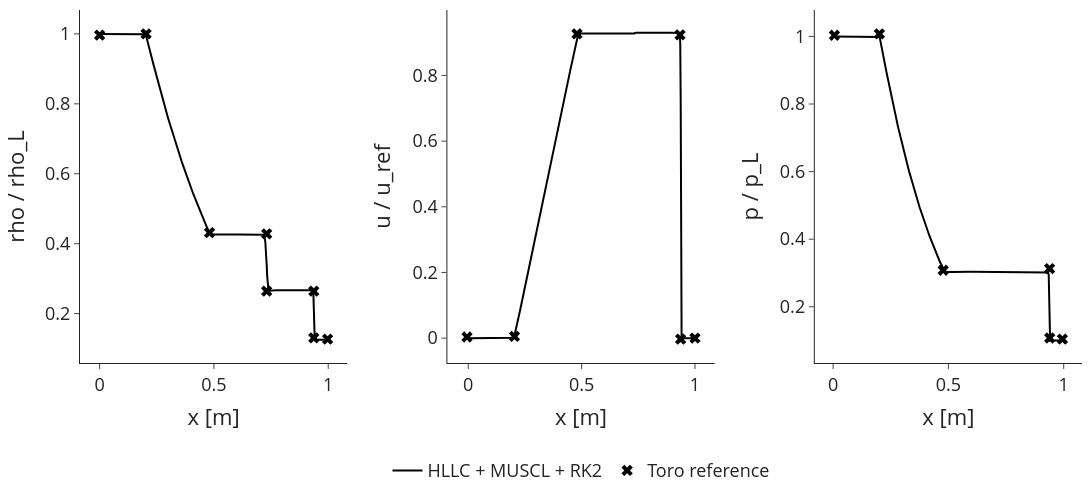

Here is the notebook cell this chart was saved with:
### Markdown cell above
# reference comparison

### Code cell
def run_scheme(flux_scheme, spatial_scheme, integrator_scheme):
    """Run the shock tube and return the snapshot closest to Toro's t* = 0.25."""
    _numerics = NumericsConfig(
        dt=dt,
        integrator_scheme=integrator_scheme,
        spatial_scheme=spatial_scheme,
        flux_scheme=flux_scheme,
        clipping=ClippingConfig(),
    )
    _eq = replace(eq_manager, numerics_config=_numerics)
    _U_hist, _t_hist = run_scan(
        U_init=U_init,
        mesh=mesh,
        equation_manager=_eq,
        t_final=t_final,
        save_interval=1,
    )
    _idx = int(jnp.argmin(jnp.abs(_t_hist - t_target)))
    _prim = extract_primitives_from_U(_U_hist[_idx], _eq)
    Y_f, rho_f, T_f, Tv_f, p_f = _prim.Y_s, _prim.rho, _prim.T, _prim.Tv, _prim.p
    u_f = _U_hist[_idx, :, _eq.species.n_species] / rho_f
    return (
        np.array(rho_f) / rho_L,
        np.array(u_f) / u_ref,
        np.array(p_f) / float(p_0[0]),
        float(_t_hist[_idx]),
    )


print("Running HLLC + MUSCL + RK2 ...")
rho_hllc, u_hllc, p_hllc, t_hllc = run_scheme("exact_riemann", "muscl", "rk2")
print(f"Comparing against Toro target t* = 0.25 at physical time {t_target:.6e} s")
print(f"Using HLLC snapshot at                          {t_hllc:.6e} s")

# Load Toro reference
toro_dir = Path(
    "/home/hhoechter/tum/jaxfluids_internship/experiments/shock_tube_1d_toro"
)
toro = load_toro_csv(str(toro_dir / "toro_riemann_shocktube.csv"))

# --- plot ---
hllc_kw = dict(mode="lines", line=dict(color="black", width=2))
exact_kw = dict(mode="lines", line=dict(color="firebrick", width=2, dash="dash"))
ref_kw = dict(mode="markers", marker=dict(size=10, symbol="x", color="black"))

fig = make_subplots(
    rows=1,
    cols=3,
    horizontal_spacing=0.10,
)

quantities = [
    ("density", rho_hllc, None, 1),
    ("velocity", u_hllc, None, 2),
    ("pressure", p_hllc, None, 3),
]

for toro_key, sim_hllc, sim_exact, col in quantities:
    show = col == 1
    fig.add_trace(
        go.Scatter(
            x=np.array(x),
            y=sim_hllc,
            name="HLLC + MUSCL + RK2",
            showlegend=show,
            **hllc_kw,
        ),
        row=1,
        col=col,
    )
    fig.add_trace(
        go.Scatter(
            x=toro[toro_key]["x"],
            y=toro[toro_key]["y"],
            name="Toro reference",
            showlegend=show,
            **ref_kw,
        ),
        row=1,
        col=col,
    )

_ax_x = dict(
    title_font=dict(size=22), tickfont=dict(size=18), tickangle=0, title_text="x [m]"
)
_ax_y = dict(title_font=dict(size=22), tickfont=dict(size=18))
fig.update_layout(
    template="simple_white",
    title=None,
    width=1400,
    height=500,
    margin=dict(t=10, b=100, l=80, r=10),
    xaxis=_ax_x,
    xaxis2=_ax_x,
    xaxis3=_ax_x,
    yaxis={**_ax_y, "title_text": "rho / rho_L"},
    yaxis2={**_ax_y, "title_text": "u / u_ref"},
    yaxis3={**_ax_y, "title_text": "p / p_L"},
    legend=dict(
        font=dict(size=18),
        x=0.5,
        y=-0.25,
        xanchor="center",
        yanchor="top",
        borderwidth=1,
        bordercolor="white",
        orientation="h",
    ),
)
fig.show()
fig.write_image(
    "/home/hhoechter/tum/jaxfluids_internship/experiments/shock_tube_1d_toro/shock_tube_1d_toro.pdf"
)

### Figure 1 — Plotly figure (JSON) as saved in the notebook; plotly's stock layout.template omitted (floating-point values rounded to 4 significant figures; data arrays with more than 128 entries replaced by an {"elided": "..."} marker saying what was removed)
{"data": [{"line": {"color": "black", "width": 2}, "mode": "lines", "name": "HLLC + MUSCL + RK2", "showlegend": true, "type": "scatter", "x": {"elided": "500 float values"}, "xaxis": "x", "y": {"elided": "500 float values"}, "yaxis": "y"}, {"marker": {"color": "black", "size": 10, "symbol": "x"}, "mode": "markers", "name": "Toro reference", "showlegend": true, "type": "scatter", "x": [0, 0.2033, 0.4808, 0.7308, 0.7308, 0.9368, 0.9368, 0.9973], "xaxis": "x", "y": [0.9967, 1, 0.4314, 0.4281, 0.2642, 0.2642, 0.1304, 0.1271], "yaxis": "y"}, {"line": {"color": "black", "width": 2}, "mode": "lines", "name": "HLLC + MUSCL + RK2", "showlegend": false, "type": "scatter", "x": {"elided": "500 float values"}, "xaxis": "x2", "y": {"elided": "500 float values"}, "yaxis": "y2"}, {"marker": {"color": "black", "size": 10, "symbol": "x"}, "mode": "markers", "name": "Toro reference", "showlegend": false, "type": "scatter", "x": [-0.00551, 0.2039, 0.4793, 0.9339, 0.9366, 1], "xaxis": "x2", "y": [0.003344, 0.005289, 0.9265, 0.9235, -0.002958, -3.685e-05], "yaxis": "y2"}, {"line": {"color": "black", "width": 2}, "mode": "lines", "name": "HLLC + MUSCL + RK2", "showlegend": false, "type": "scatter", "x": {"elided": "500 float values"}, "xaxis": "x3", "y": {"elided": "500 float values"}, "yaxis": "y3"}, {"marker": {"color": "black", "size": 10, "symbol": "x"}, "mode": "markers", "name": "Toro reference", "showlegend": false, "type": "scatter", "x": [0.005494, 0.2005, 0.4772, 0.9387, 0.9393, 0.9942], "xaxis": "x3", "y": [1.003, 1.007, 0.308, 0.3129, 0.1075, 0.1044], "yaxis": "y3"}], "layout": {"height": 500, "legend": {"bordercolor": "white", "borderwidth": 1, "font": {"size": 18}, "orientation": "h", "x": 0.5, "xanchor": "center", "y": -0.25, "yanchor": "top"}, "margin": {"b": 100, "l": 80, "r": 10, "t": 10}, "title": {}, "width": 1400, "xaxis": {"anchor": "y", "domain": [0, 0.2667], "tickangle": 0, "tickfont": {"size": 18}, "title": {"font": {"size": 22}, "text": "x [m]"}}, "xaxis2": {"anchor": "y2", "domain": [0.3667, 0.6333], "tickangle": 0, "tickfont": {"size": 18}, "title": {"font": {"size": 22}, "text": "x [m]"}}, "xaxis3": {"anchor": "y3", "domain": [0.7333, 1], "tickangle": 0, "tickfont": {"size": 18}, "title": {"font": {"size": 22}, "text": "x [m]"}}, "yaxis": {"anchor": "x", "domain": [0, 1], "tickfont": {"size": 18}, "title": {"font": {"size": 22}, "text": "rho / rho_L"}}, "yaxis2": {"anchor": "x2", "domain": [0, 1], "tickfont": {"size": 18}, "title": {"font": {"size": 22}, "text": "u / u_ref"}}, "yaxis3": {"anchor": "x3", "domain": [0, 1], "tickfont": {"size": 18}, "title": {"font": {"size": 22}, "text": "p / p_L"}}}}
